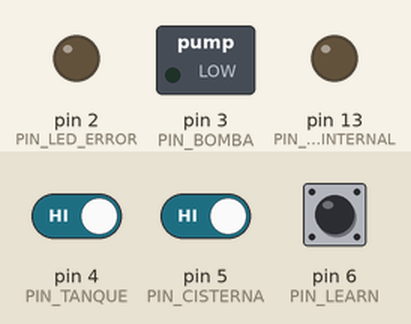
Recording of a sketch running on a simulated Arduino Uno, built with avr-gcc and run on an emulated ATmega328P. Parts: switched loads named in the sketch (green lamp = pin HIGH), output pins drawn as LEDs (lit = HIGH). Inputs (shaded band) come from the test bench; at power-on: pin 5 (PIN_CISTERNA) HIGH, pin 4 (PIN_TANQUE) HIGH, pin 6 (PIN_LEARN) HIGH. What the sketch prints to the serial monitor is not drawn.

Above: at 1.2 s.
1.3 s: pin 5 (PIN_CISTERNA) driven LOW
At 1.9 s:
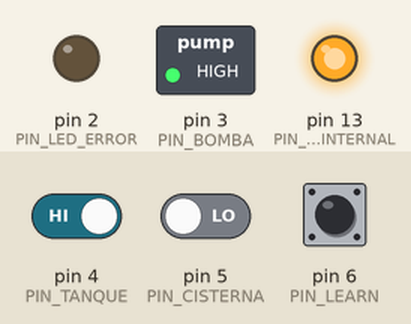
2.8 s: pin 4 (PIN_TANQUE) driven LOW
At 3.2 s:
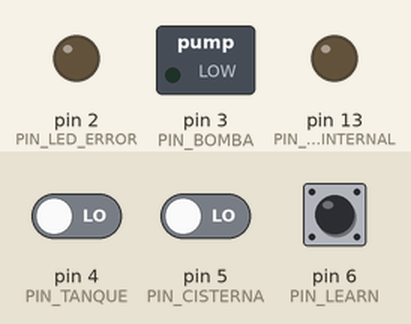
4.3 s: pin 4 (PIN_TANQUE) driven HIGH
At 5.4 s:
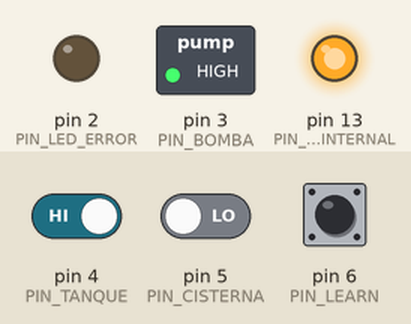
7.3 s: pin 5 (PIN_CISTERNA) driven HIGH
At 8.2 s:
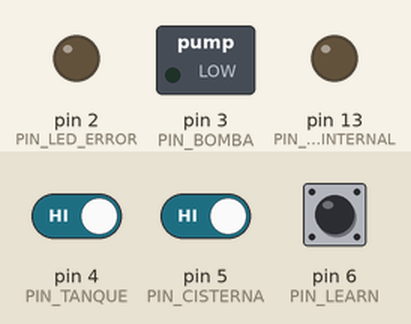
Timing chart, 0 to 9.8 s (numbered marks = the images above; inputs shaded):
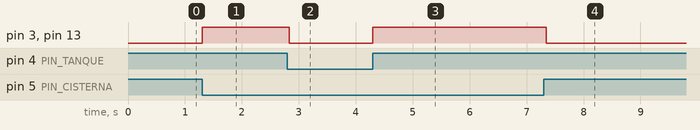

The sketch:

MEF_IF_EEPROM.ino
```cpp
/*---------------------------------------------------------------------------------
Rodrigo Maero 2023


---------------------------------------------------------------------------------*/


#include <EEPROM.h>

/*********************************************************************************
****************************PINS*************************************************/

#define PIN_LEARN 6
#define PIN_CISTERNA 5
#define PIN_TANQUE 4
#define PIN_BOMBA 3
#define PIN_LED_ERROR 2
#define PIN_AUX1 7
#define PIN_AUX2 8

/*************************DEFAULT TIME*****************************************/
#define TIEMPO_MAX_ON_MILLIS 180000 //3 min *60 seg * 1000 ms = 180.000 millis
#define ONE_MIN_TO_MILLIS 60000  // *60 seg * 1000 ms
#define MIN_TO_MILLIS 60000 // *60 seg * 1000 ms

/******************************************************************************
*****************************EEPROM*******************************************/
#define EEPROM_ADDRESS 0

struct Flash {
  char flag;
  uint32_t maxTimeMillis;
};

/************************************DEBUG**********************************/
#define PIN_LED_INTERNAL 13
bool ledState;

/***************************************************************************/
uint32_t maxTimeOn;
uint32_t startLearningTime;
uint32_t startPumpTime;

uint32_t currentTime;
uint32_t shortLoopTime;
uint32_t longLoopTime;


/**************************************************************************
----------------SENSOR INPUTS-----------------------------------------------
***************************************************************************/
//0V = LLENO, 5V=VACIO
bool isCisternaFull()
{
  return  !digitalRead(PIN_CISTERNA);
}

//0V = LLENO, 5V=VACIO
bool isTanqueFull()
{
  return !digitalRead(PIN_TANQUE);
}

/**************************************************************************
----------------RELAY OUTPUT-----------------------------------------------
***************************************************************************/
void turnRelayOn(bool t)
{
  digitalWrite(PIN_BOMBA,t);
//debug led
  digitalWrite(PIN_LED_INTERNAL,t);
}


/**************************************************************************
----------------ERROR LED OUTPUT-------------------------------------------
***************************************************************************/
uint16_t ledTimer;
void blinkErrorLed()
{
  if(ledTimer==0)
    {
      ledTimer=1;
      ledState=  !ledState;
        //DEBUG
        // digitalWrite(PIN_LED_INTERNAL,ledState);
        Serial.print("Error Led:");
        Serial.println(ledState);
    }
  digitalWrite(PIN_LED_ERROR,ledState);
}


/**************************************************************************
----------------MAIN STATE MACHINE-----------------------------------------
***************************************************************************/
typedef enum States {WAITING, LEARNING, PUMP_ON, SM_ERROR};
States relayStateMachine;

void stateMachine()
{
//SWITCH-CASE ANDA MAL EN ARDUINO, REEMPLAZO POR IF
  if(relayStateMachine==WAITING)
  {
      if( isCisternaFull()  &&  !isTanqueFull())
      {
        relayStateMachine = PUMP_ON;
        startPumpTime=millis();
        turnRelayOn(true);
          //DEBUG
          Serial.print("Estado:");
          Serial.println(relayStateMachine);
          Serial.println("ENCIENDO BOMBA");
      }
  }else if(relayStateMachine==LEARNING)
  {
      //Serial.println("LEARNING");
      turnRelayOn(true);
      if(!isCisternaFull()  ||  isTanqueFull())
      {
        Serial.println("Terminado ciclo learning");
        turnRelayOn(false);
        maxTimeOn=millis()-startLearningTime + ONE_MIN_TO_MILLIS;//maxTimeOn = tiempo medido + 1 min
        Serial.print("TIEMPO MAX PRENDIDO:");
        Serial.println(maxTimeOn);
        /*********SAVE TO EEPROM*****************************************************/
        Flash saveToEEPROM;
        saveToEEPROM.flag='S';
        saveToEEPROM.maxTimeMillis=maxTimeOn;

        EEPROM.put(EEPROM_ADDRESS,saveToEEPROM);
        EEPROM.get(EEPROM_ADDRESS,saveToEEPROM);

        Serial.print("Tiempo max guardado en EEPROM:");
        Serial.println(saveToEEPROM.maxTimeMillis);
        Serial.print("Guardado (S= SAVED, N=NOT saved):");
        Serial.println(saveToEEPROM.flag);
        /**************************************************************************/
        relayStateMachine = WAITING;
        Serial.println("Estado: WAITING");
      }
  }else if(relayStateMachine == PUMP_ON)
  {
      turnRelayOn(true);
      if( !isCisternaFull()  || isTanqueFull()  )
      {
        Serial.println("Bomba apagada\nEstado: WAITING");
        turnRelayOn(false);
        relayStateMachine = WAITING;
      }
      unsigned long elapsedTime = millis()-startPumpTime;

      Serial.print("Quedan ");
      Serial.print((maxTimeOn-elapsedTime)/1000);
      Serial.println(" segundos hasta error");

      if(elapsedTime >= maxTimeOn)
      {
        Serial.print("Pasaron:");
        Serial.print(elapsedTime);
        Serial.println("ms");
        Serial.println("Bomba apagada\nEstado: ERROR");
        relayStateMachine = SM_ERROR;
        ledTimer=1;
        turnRelayOn(false);
      }
  }else if(relayStateMachine==SM_ERROR)
  {
      blinkErrorLed();
  }else{
      relayStateMachine=WAITING;
  }
}


/**************************************************************************
--------------------------------INIT---------------------------------------
***************************************************************************/
void setup() {
  Serial.begin(9600);
   while (!Serial) {
    ; // wait for serial port to connect. Needed for native USB port only
  }
//debug
  pinMode(PIN_LED_INTERNAL, OUTPUT);

// BOTON LEARN
  pinMode(PIN_LEARN, INPUT_PULLUP);

//SENSORES CISTERNA Y TANQUE //DEBUG WITH BUTTONS: PULLUP
  pinMode(PIN_TANQUE, INPUT);
  pinMode(PIN_CISTERNA, INPUT);

//PINES SALIDA LED Y BOMBA
  pinMode(PIN_LED_ERROR, OUTPUT);
  pinMode(PIN_BOMBA, OUTPUT);


//SET INITIAL STATE
  if(digitalRead(PIN_LEARN)==0) //si boton LEARN presionado durante el inicio
  {
    delay(1000);
    if(digitalRead(PIN_LEARN)==0 ) //si sigue presionado 1 seg despues
    {
      if( !isTanqueFull() && isCisternaFull()){ //si esta en el estado correcto (cist llena, tanque vacio)
        relayStateMachine=LEARNING;
      }else{
        relayStateMachine=SM_ERROR;
      }
    }
  }else{
    relayStateMachine=WAITING;
    Flash readFromEEPROM;
    EEPROM.get(EEPROM_ADDRESS,readFromEEPROM);

    Serial.print("Tiempo max guardado en EEPROM:");
    Serial.println(readFromEEPROM.maxTimeMillis);
    Serial.print("Guardado (S= SAVED, N=NOT saved):");
    Serial.println(readFromEEPROM.flag);

    if(readFromEEPROM.flag=='S')
    {
      maxTimeOn = readFromEEPROM.maxTimeMillis;
      Serial.print("Tomo tiempo guardado en EEPROM (ms):");
      Serial.println(maxTimeOn);
    }else{
      maxTimeOn = TIEMPO_MAX_ON_MILLIS;
      Serial.print("Tomo tiempo default:");
      Serial.println(maxTimeOn);
      Serial.println("Estado: WAITING");
    }
  }
  ledTimer=1;
  ledState=0;
  longLoopTime =millis();
  shortLoopTime=millis();
}

/**************************************************************************
--------------------------------MAIN LOOP----------------------------------
***************************************************************************/
void loop() {
  stateMachine();
  currentTime = millis();
  /*every 50ms
  if( (currentTime-shortLoopTime) >=50 )
  {
    shortLoopTime = currentTime;

  }
  */
  //every 1000ms
  if( (currentTime-longLoopTime) >=1000)
  {
    longLoopTime = currentTime;
    if(ledTimer)
    {
      ledTimer--;
    }
  }
}
```

Measured:
- after the input at 1.3 s, pin 3 (PIN_BOMBA), pin 13 (PIN_LED_INTERNAL): LOW → HIGH at once
- after the input at 2.8 s, pin 3 (PIN_BOMBA), pin 13 (PIN_LED_INTERNAL): HIGH → LOW at once
- after the input at 4.3 s, pin 3 (PIN_BOMBA), pin 13 (PIN_LED_INTERNAL): LOW → HIGH at once
- after the input at 7.3 s, pin 3 (PIN_BOMBA), pin 13 (PIN_LED_INTERNAL): HIGH → LOW after 0.05 s
